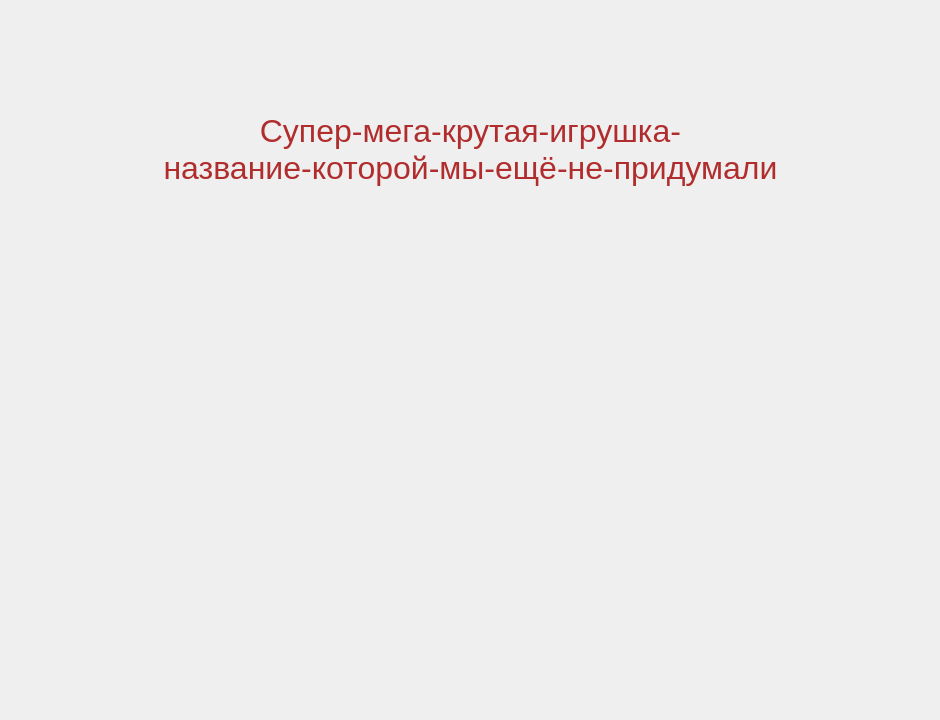
<?xml version="1.0" encoding="UTF-8"?>
<ui version="4.0">
 <class>Form</class>
 <widget class="QWidget" name="Form">
  <property name="geometry">
   <rect>
    <x>0</x>
    <y>0</y>
    <width>940</width>
    <height>720</height>
   </rect>
  </property>
  <property name="windowTitle">
   <string>Form</string>
  </property>
  <widget class="QLabel" name="divider_">
   <property name="geometry">
    <rect>
     <x>0</x>
     <y>170</y>
     <width>940</width>
     <height>91</height>
    </rect>
   </property>
   <property name="text">
    <string>&lt;html&gt;&lt;head/&gt;&lt;body&gt;&lt;p&gt;&lt;img src=&quot;:/assets/recruitscene/divider.png&quot; width=&quot;940&quot;/&gt;&lt;/p&gt;&lt;/body&gt;&lt;/html&gt;</string>
   </property>
  </widget>
  <widget class="QLabel" name="title_">
   <property name="geometry">
    <rect>
     <x>0</x>
     <y>100</y>
     <width>941</width>
     <height>101</height>
    </rect>
   </property>
   <property name="text">
    <string>&lt;html&gt;&lt;head/&gt;&lt;body&gt;&lt;p align=&quot;center&quot;&gt;&lt;span style=&quot; font-size:24pt; color:#b12d2d;&quot;&gt;Супер-мега-крутая-игрушка-&lt;br&gt;название-которой-мы-ещё-не-придумали&lt;/span&gt;&lt;/p&gt;&lt;/body&gt;&lt;/html&gt;</string>
   </property>
  </widget>
 </widget>
 <resources/>
 <connections/>
</ui>
